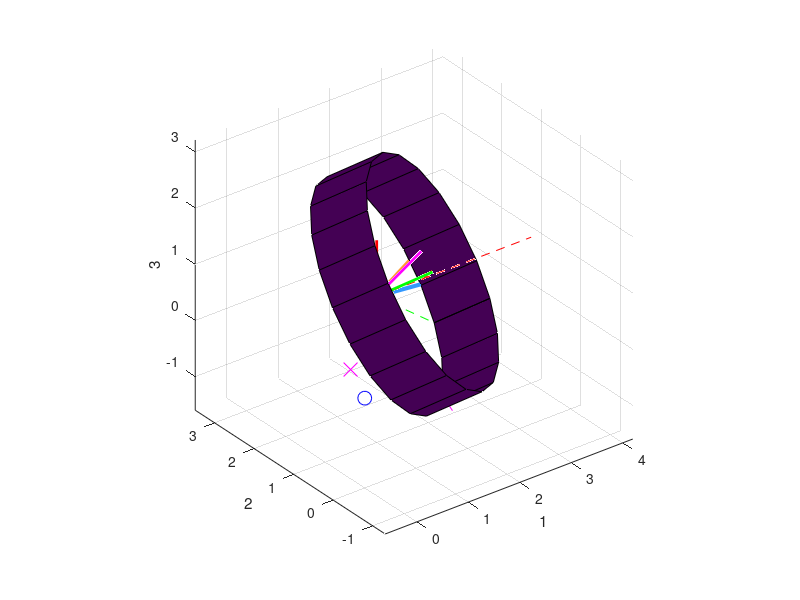

Recreate this plot in MATLAB.
function findCylCoord

  %pos = [0 0 2]
  %bot = [1 1 0]
  %top = [1.5 1.5 1]
  %findCoord(pos, top, bot)

  %pos = [2 1 0.5]
  %bot = [1 1 0]
  %top = [1 1 1]
  %findCoord(pos, top, bot)

  %r = 1;
  %theta = 30;
  %c = r*cos(theta*pi/180);
  %s = r*sin(theta*pi/180);
  %pos = [1+c 1+s 0.5]
  %bot = [1 1 0]
  %top = [1 1 1]
  %findCoord(pos, top, bot)
  
  %r = 2;
  %theta = 60;
  %c = r*cos(theta*pi/180);
  %s = r*sin(theta*pi/180);
  %pos = [1+c 1+s 0.5]
  %bot = [1 1 1]
  %top = [1 1 2]
  %findCoord(pos, top, bot)

  %r = 2;
  %theta = 0;
  %c = r*cos(theta*pi/180);
  %s = r*sin(theta*pi/180);
  %pos = [1+c 1+s 0.5]
  %bot = [1 1 1]
  %top = [1 1 2]
  %tilt_angle = -30*pi/180
  %rot_axis = [0 1 0]
  %[tilted_axis_top] = findTiltedAxis(bot, top, tilt_angle, rot_axis)
  %[rot_point] = rotateLocal(pos - bot, tilted_axis_top - bot)
  %rot_point = rot_point + bot
  %findCoord(rot_point, tilted_axis_top, bot)
  
  %right = [2 1 1];
  %[rot_right] = rotateLocal(right - bot, tilted_axis_top - bot)
  %rot_right = rot_right + bot

  %figure
  %plot3([bot(1) top(1)], [bot(2) top(2)], [bot(3) top(3)], 'r-', 'LineWidth', 2); hold on
  %grid on;
  %plot3(0, 0, 0, 'bo', 'MarkerSize', 10);
  %plot3(pos(1), pos(2), pos(3), 'rx', 'MarkerSize', 10);
  %plot3(right(1), right(2), right(3), 'ro', 'MarkerSize', 10);
  %plot3([bot(1) tilted_axis_top(1)], [bot(2) tilted_axis_top(2)], [bot(3) tilted_axis_top(3)], 'm-', 'LineWidth', 2); hold on
  %plot3(rot_point(1), rot_point(2), rot_point(3), 'mx', 'MarkerSize', 10);
  %plot3(rot_right(1), rot_right(2), rot_right(3), 'mo', 'MarkerSize', 10);
  %xlabel('1');
  %ylabel('2');
  %zlabel('3');

  %r = 2;
  %theta = 125;
  %c = r*cos(theta*pi/180);
  %s = r*sin(theta*pi/180);
  %pos = [1.5+c 0.5+s 0.5]
  %bot = [1.5 0.5 1]
  %top = [1.5 0.5 2]
  %tilt_angle = -70*pi/180
  %rot_axis = [0 1 0]
  %[tilted_axis_top] = findTiltedAxis(bot, top, tilt_angle, rot_axis)
  %[rot_point] = rotateLocal(pos - bot, tilted_axis_top - bot)
  %rot_point = rot_point + bot
  %findCoord(rot_point, tilted_axis_top, bot)
  
  %right = [2 1 1];
  %[rot_right] = rotateLocal(right - bot, tilted_axis_top - bot)
  %rot_right = rot_right + bot

  %figure
  %plot3([bot(1) top(1)], [bot(2) top(2)], [bot(3) top(3)], 'r-', 'LineWidth', 2); hold on
  %grid on;
  %plot3(0, 0, 0, 'bo', 'MarkerSize', 10);
  %plot3(pos(1), pos(2), pos(3), 'rx', 'MarkerSize', 10);
  %plot3(right(1), right(2), right(3), 'ro', 'MarkerSize', 10);
  %plot3([bot(1) tilted_axis_top(1)], [bot(2) tilted_axis_top(2)], [bot(3) tilted_axis_top(3)], 'm-', 'LineWidth', 2); hold on
  %plot3(rot_point(1), rot_point(2), rot_point(3), 'mx', 'MarkerSize', 10);
  %plot3(rot_right(1), rot_right(2), rot_right(3), 'mo', 'MarkerSize', 10);
  %xlabel('1');
  %ylabel('2');
  %zlabel('3');

  r = 2;
  theta = 30;
  c = r*cos(theta*pi/180);
  s = r*sin(theta*pi/180);
  pos = [1+c 1+s 0.3]
  bot = [1 1 1]
  top = [1 1 2]
  right = [4 1 1];
  
  
  figure
  %[xx yy zz] = cylinder;
  %hh = surf(bot(1)+xx*r, bot(2)+yy*r, bot(3)+zz*(top(3)-bot(3))); hold on;
  plot3([bot(1) top(1)], [bot(2) top(2)], [bot(3) top(3)], 'r-', 'LineWidth', 2); hold on
  plot3(0, 0, 0, 'bo', 'MarkerSize', 10);
  plot3(pos(1), pos(2), pos(3), 'rx', 'MarkerSize', 10);
  plot3([bot(1) right(1)], [bot(3) right(2)], [bot(3) right(3)], 'r--', 'MarkerSize', 10);
  xlabel('1');
  ylabel('2');
  zlabel('3');
  grid on;

  tilt_angle = -60*pi/180
  rot_axis = [0 1 0]
  [tilted_axis_top] = findTiltedAxis(bot, top, tilt_angle, rot_axis)
  [rot_point] = rotateLocal(pos - bot, tilted_axis_top - bot)
  rot_point = rot_point + bot
  [rot_right] = rotateLocal(right - bot, tilted_axis_top - bot)
  rot_right = rot_right + bot

  plot3([bot(1) tilted_axis_top(1)], [bot(2) tilted_axis_top(2)], [bot(3) tilted_axis_top(3)], 'm-', 'LineWidth', 2); hold on
  plot3(rot_point(1), rot_point(2), rot_point(3), 'mx', 'MarkerSize', 10);
  plot3([bot(1) rot_right(1)], [bot(1) rot_right(2)], [bot(1) rot_right(3)], 'm--', 'MarkerSize', 10);
  %[xx yy zz] = cylinder;
  %hh1 = mesh(bot(1)+xx*r, bot(2)+yy*r, bot(3)+zz*(top(3)-bot(3))); hold on;
  %rotate(hh1, [0 1 0], 60, bot);
  axis equal

  tilt_angle = 45*pi/180
  rot_axis = [0 0 1]
  [tilted_axis_top] = findTiltedAxis(bot, tilted_axis_top, tilt_angle, rot_axis);
  [rot_point] = rotateLocal(pos - bot, tilted_axis_top - bot)
  rot_point = rot_point + bot
  [rot_right] = rotateLocal(right - bot, tilted_axis_top - bot)
  rot_right = rot_right + bot

  plot3([bot(1) tilted_axis_top(1)], [bot(2) tilted_axis_top(2)], [bot(3) tilted_axis_top(3)], 'g-', 'LineWidth', 2); hold on
  plot3(rot_point(1), rot_point(2), rot_point(3), 'gx', 'MarkerSize', 10);
  plot3([bot(1) rot_right(1)], [bot(2) rot_right(2)], [bot(3) rot_right(3)], 'g--', 'MarkerSize', 10);

  zaxis = [0 0 1]
  rangle = acos(dot(tilted_axis_top - bot, zaxis)/norm(tilted_axis_top - bot))
  raxis = cross(tilted_axis_top - bot, zaxis)
  
  [xx yy zz] = cylinder;
  hh2 = surf(bot(1)+xx*r, bot(2)+yy*r, bot(3)+zz*(top(3)-bot(3))); hold on;
  rotate(hh2, raxis, -rangle*180/pi, bot);

  findCoord(rot_point, tilted_axis_top, bot)
  


function findCoord(pos, top, bot)

  axis_e3 = [0 0 1]
  axis_ez = top - bot;
  axis_ez = axis_ez/norm(axis_ez)

  nn = axis_ez'*axis_ez
  One = [[1 0 0];[0 1 0];[0 0 1]]

  particleLoc = pos - bot
  particleProj = nn*particleLoc'
  %zz = norm(particleProj)
  
  top_shift = top - bot;
  num = dot(particleProj,particleProj);
  den = dot(top_shift, particleProj);
  t = num/den
  bot_shift = bot - bot;
  top_shift - bot_shift
  [max_val, max_index] = max(top_shift - bot_shift)
  t = (particleProj(max_index) - bot_shift(max_index))/(top_shift(max_index) - bot_shift(max_index))
  zmax = norm(top_shift)
  zz = t*zmax

  projMatrix = One - nn
  particleProj = projMatrix*particleLoc'
  r = norm(particleProj)

  axis_e1 = [1  0  0];
  axisLoc = axis_e1
  axisProj = projMatrix*axisLoc'

  rvec = particleProj/r
  thetavec = axisProj/norm(axisProj)

  theta = acos(dot(rvec, thetavec))
  theta = theta*180/pi

  rvec = 4*rvec + bot';
  thetavec = 4*thetavec + bot';
  plot3([bot(1) rvec(1)],[bot(2) rvec(2)],[bot(3) rvec(3)], 'LineWidth', 3, 'Color', [255/255 153/255 51/255]);
  plot3([bot(1) thetavec(1)],[bot(2) thetavec(2)],[bot(3) thetavec(3)], 'LineWidth', 3, 'Color', [51/255 153/255 255/255]);

function [tilted_axis_point] = findTiltedAxis(bot, top, angle, rot_axis)

  point = top - bot
  rot_angle = angle
  %rot_axis = [0 1 0]
  R = rotation_matrix(rot_angle, rot_axis)
  tilted_axis_point = (R*point')'
  tilted_axis_point = tilted_axis_point + bot 
  
function [rot_point] = rotateLocal(point, tilted_axis)

  zaxis = [0 0 1]
  rot_angle = acos(dot(tilted_axis, zaxis)/norm(tilted_axis))
  rot_axis = cross(tilted_axis, zaxis)

  R = rotation_matrix(rot_angle, rot_axis)
  rot_point = (R*point')'

function [R] = rotation_matrix(angle, axis)

   axis = axis/norm(axis);
   ca = cos(angle);
   sa = sin(angle);
   I = [[1 0 0];[0 1 0];[0 0 1]];
   aa = axis'*axis;
   A = [[0 axis(3) -axis(2)];[-axis(3) 0 axis(1)];[axis(2) -axis(1) 0]];
   R = (I - aa)*ca + aa + A*sa;
